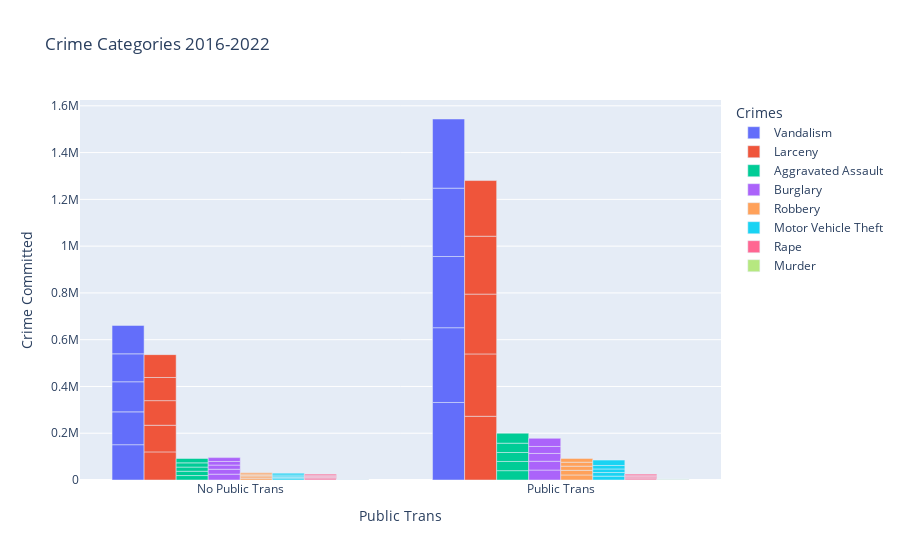

The notebook cell this image was saved under:
### Code cell
# x= murder_aggravated_robbery16_20['Year']
# y= murder_aggravated_robbery16_20
# y1= murder_aggravated_robbery16_20['Aggravated Assault']
pd.options.plotting.backend = 'plotly'

fig = murder_aggravated_robbery16_20_bar.plot.bar(x='Public Trans', y=['Vandalism', 'Larceny', 'Aggravated Assault', 'Burglary', 'Robbery', 'Motor Vehicle Theft', 'Rape', 'Murder'], barmode='group', title='Crime Categories 2016-2022')
fig.update_yaxes(title='Crime Committed')
fig.update_layout(legend_title='Crimes')
fig.show()

### Figure 1 — Plotly figure (JSON) as saved in the notebook; plotly's stock layout.template omitted (floating-point values rounded to 4 significant figures)
{"data": [{"alignmentgroup": "True", "hovertemplate": "variable=Vandalism<br>Public Trans=%{x}<br>value=%{y}<extra></extra>", "legendgroup": "Vandalism", "marker": {"color": "#636efa", "pattern": {"shape": ""}}, "name": "Vandalism", "offsetgroup": "Vandalism", "orientation": "v", "showlegend": true, "textposition": "auto", "type": "bar", "x": ["No Public Trans", "Public Trans", "No Public Trans", "Public Trans", "No Public Trans", "Public Trans", "No Public Trans", "Public Trans", "No Public Trans", "Public Trans"], "xaxis": "x", "y": [150991, 331481, 140397, 319724, 128605, 304442, 119575, 292322, 121271, 295675], "yaxis": "y"}, {"alignmentgroup": "True", "hovertemplate": "variable=Larceny<br>Public Trans=%{x}<br>value=%{y}<extra></extra>", "legendgroup": "Larceny", "marker": {"color": "#EF553B", "pattern": {"shape": ""}}, "name": "Larceny", "offsetgroup": "Larceny", "orientation": "v", "showlegend": true, "textposition": "auto", "type": "bar", "x": ["No Public Trans", "Public Trans", "No Public Trans", "Public Trans", "No Public Trans", "Public Trans", "No Public Trans", "Public Trans", "No Public Trans", "Public Trans"], "xaxis": "x", "y": [120228, 272468, 113834, 266624, 105311, 255785, 99025, 247582, 97685, 237943], "yaxis": "y"}, {"alignmentgroup": "True", "hovertemplate": "variable=Aggravated Assault<br>Public Trans=%{x}<br>value=%{y}<extra></extra>", "legendgroup": "Aggravated Assault", "marker": {"color": "#00cc96", "pattern": {"shape": ""}}, "name": "Aggravated Assault", "offsetgroup": "Aggravated Assault", "orientation": "v", "showlegend": true, "textposition": "auto", "type": "bar", "x": ["No Public Trans", "Public Trans", "No Public Trans", "Public Trans", "No Public Trans", "Public Trans", "No Public Trans", "Public Trans", "No Public Trans", "Public Trans"], "xaxis": "x", "y": [19060, 39991, 18349, 39286, 17833, 38305, 18008, 39864, 18672, 42618], "yaxis": "y"}, {"alignmentgroup": "True", "hovertemplate": "variable=Burglary<br>Public Trans=%{x}<br>value=%{y}<extra></extra>", "legendgroup": "Burglary", "marker": {"color": "#ab63fa", "pattern": {"shape": ""}}, "name": "Burglary", "offsetgroup": "Burglary", "orientation": "v", "showlegend": true, "textposition": "auto", "type": "bar", "x": ["No Public Trans", "Public Trans", "No Public Trans", "Public Trans", "No Public Trans", "Public Trans", "No Public Trans", "Public Trans", "No Public Trans", "Public Trans"], "xaxis": "x", "y": [24917, 42540, 21071, 37587, 17805, 33456, 15564, 29826, 16340, 34796], "yaxis": "y"}, {"alignmentgroup": "True", "hovertemplate": "variable=Robbery<br>Public Trans=%{x}<br>value=%{y}<extra></extra>", "legendgroup": "Robbery", "marker": {"color": "#FFA15A", "pattern": {"shape": ""}}, "name": "Robbery", "offsetgroup": "Robbery", "orientation": "v", "showlegend": true, "textposition": "auto", "type": "bar", "x": ["No Public Trans", "Public Trans", "No Public Trans", "Public Trans", "No Public Trans", "Public Trans", "No Public Trans", "Public Trans", "No Public Trans", "Public Trans"], "xaxis": "x", "y": [7467, 21561, 6346, 19797, 5706, 17720, 5747, 17009, 5540, 16362], "yaxis": "y"}, {"alignmentgroup": "True", "hovertemplate": "variable=Motor Vehicle Theft<br>Public Trans=%{x}<br>value=%{y}<extra></extra>", "legendgroup": "Motor Vehicle Theft", "marker": {"color": "#19d3f3", "pattern": {"shape": ""}}, "name": "Motor Vehicle Theft", "offsetgroup": "Motor Vehicle Theft", "orientation": "v", "showlegend": true, "textposition": "auto", "type": "bar", "x": ["No Public Trans", "Public Trans", "No Public Trans", "Public Trans", "No Public Trans", "Public Trans", "No Public Trans", "Public Trans", "No Public Trans", "Public Trans"], "xaxis": "x", "y": [5846, 16473, 5492, 15513, 5489, 15201, 4986, 14914, 7246, 22936], "yaxis": "y"}, {"alignmentgroup": "True", "hovertemplate": "variable=Rape<br>Public Trans=%{x}<br>value=%{y}<extra></extra>", "legendgroup": "Rape", "marker": {"color": "#FF6692", "pattern": {"shape": ""}}, "name": "Rape", "offsetgroup": "Rape", "orientation": "v", "showlegend": true, "textposition": "auto", "type": "bar", "x": ["No Public Trans", "Public Trans", "No Public Trans", "Public Trans", "No Public Trans", "Public Trans", "No Public Trans", "Public Trans", "No Public Trans", "Public Trans"], "xaxis": "x", "y": [5210, 4912, 5345, 5052, 5156, 5482, 5066, 5460, 4527, 4520], "yaxis": "y"}, {"alignmentgroup": "True", "hovertemplate": "variable=Murder<br>Public Trans=%{x}<br>value=%{y}<extra></extra>", "legendgroup": "Murder", "marker": {"color": "#B6E880", "pattern": {"shape": ""}}, "name": "Murder", "offsetgroup": "Murder", "orientation": "v", "showlegend": true, "textposition": "auto", "type": "bar", "x": ["No Public Trans", "Public Trans", "No Public Trans", "Public Trans", "No Public Trans", "Public Trans", "No Public Trans", "Public Trans", "No Public Trans", "Public Trans"], "xaxis": "x", "y": [253, 674, 231, 579, 233, 608, 200, 621, 321, 897], "yaxis": "y"}], "layout": {"barmode": "group", "legend": {"title": {"text": "Crimes"}, "tracegroupgap": 0}, "title": {"text": "Crime Categories 2016-2022"}, "xaxis": {"anchor": "y", "domain": [0, 1], "title": {"text": "Public Trans"}}, "yaxis": {"anchor": "x", "domain": [0, 1], "title": {"text": "Crime Committed"}}}}
